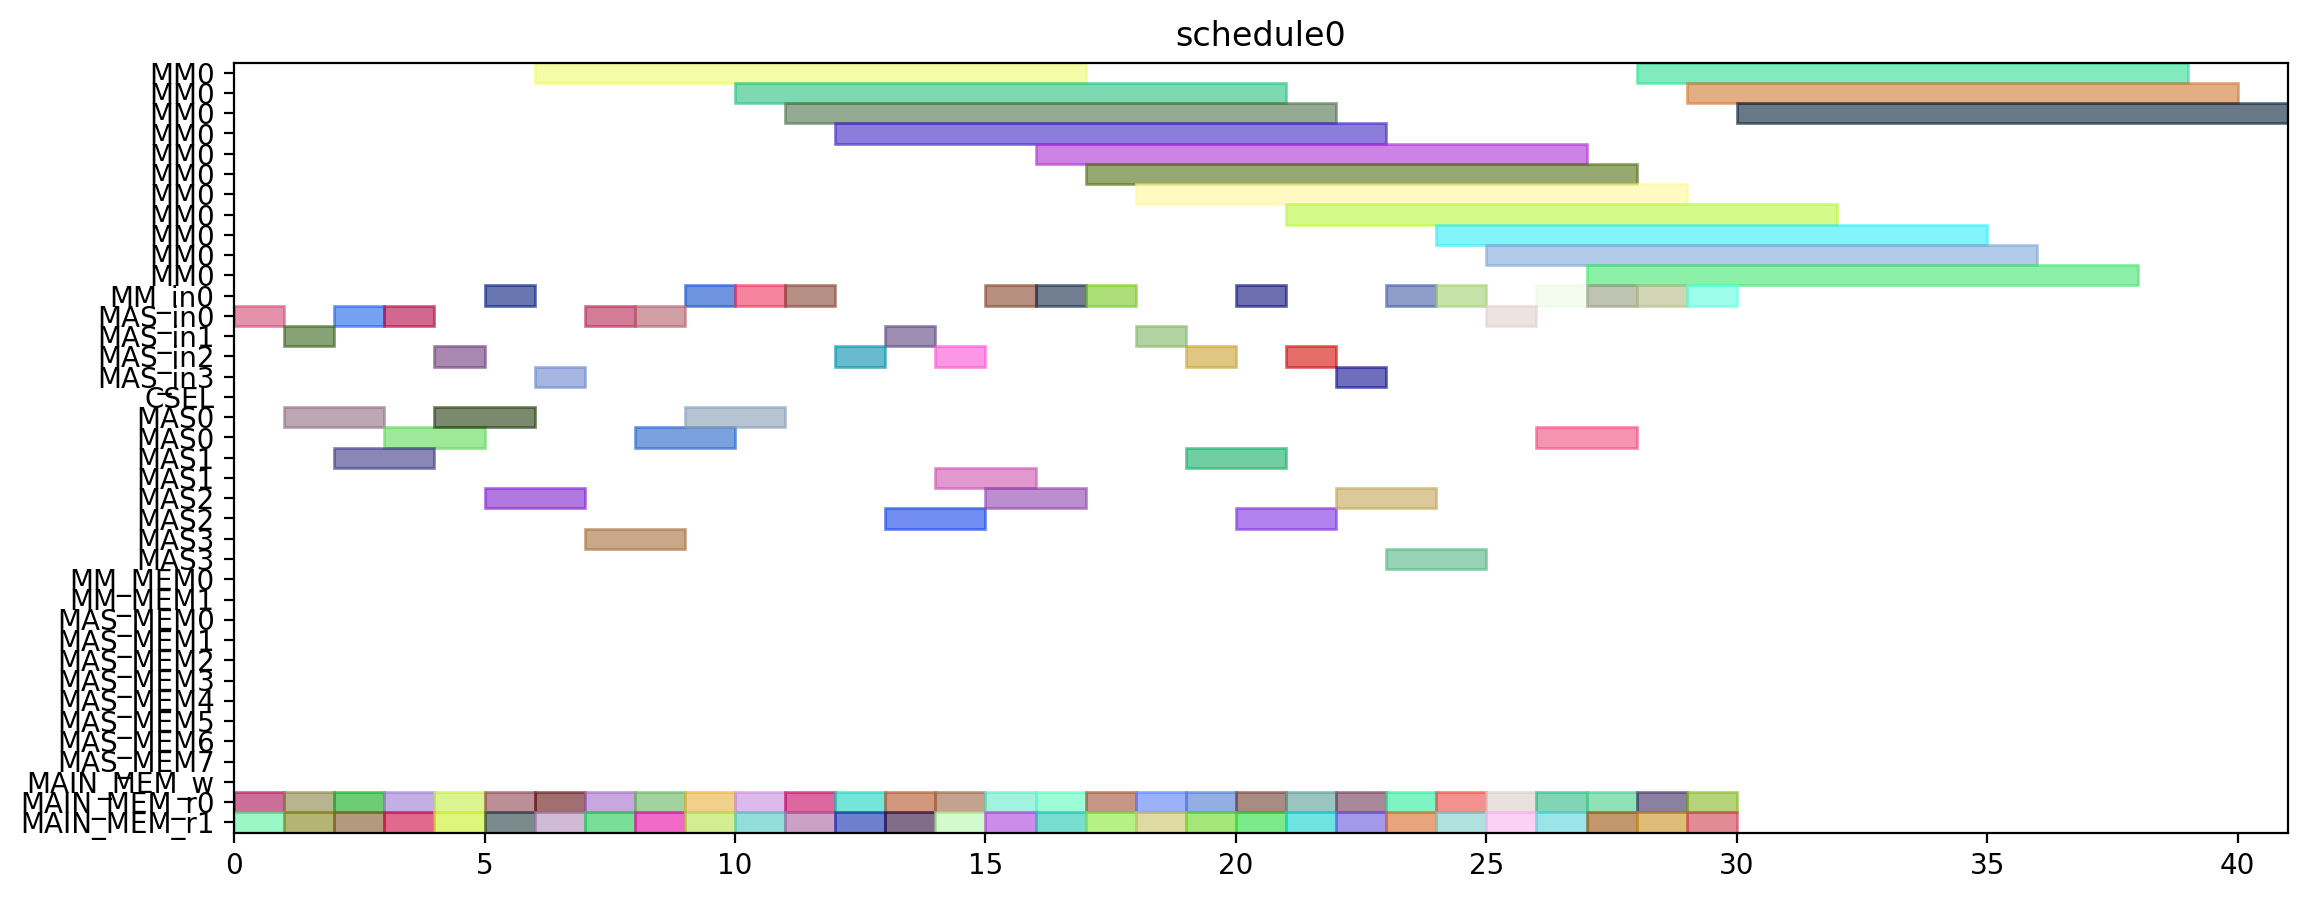

Write the Python code that produced this figure.
from pyschedule import Scenario, solvers, plotters, alt


def solve():
	horizon = 120
	S = Scenario("schedule0", horizon=horizon)

	# resource
	MM = S.Resources('MM', num=1, size=11)
	MM_in = S.Resources('MM_in', num=1)
	MAS_in = S.Resources('MAS_in', num=4)
	CSEL = S.Resource('CSEL')
	MAS = S.Resources('MAS', num=4, size=2, periods=range(1, horizon))
	MM_MEM = S.Resources('MM_MEM', num=2)
	MAS_MEM = S.Resources('MAS_MEM', num=8)
	MAIN_MEM_w = S.Resource('MAIN_MEM_w', size=1)
	MAIN_MEM_r = S.Resources('MAIN_MEM_r', num=2)

	# result of previous scheduling

	# new tasks
	r1_t0 = S.Task('r1_t0', length=11, delay_cost=1)
	r1_t0 += alt(MM)
	r1_t0_in = S.Task('r1_t0_in', length=1, delay_cost=1)
	r1_t0_in += alt(MM_in)
	S += r1_t0_in*MM_in[0]<=r1_t0*MM[0]
	r1_t0_mem0 = S.Task('r1_t0_mem0', length=1, delay_cost=1)
	r1_t0_mem0 += MAIN_MEM_r[0]
	S += r1_t0_mem0 <= r1_t0

	r1_t0_mem1 = S.Task('r1_t0_mem1', length=1, delay_cost=1)
	r1_t0_mem1 += MAIN_MEM_r[1]
	S += r1_t0_mem1 <= r1_t0

	r1_t1 = S.Task('r1_t1', length=11, delay_cost=1)
	r1_t1 += alt(MM)
	r1_t1_in = S.Task('r1_t1_in', length=1, delay_cost=1)
	r1_t1_in += alt(MM_in)
	S += r1_t1_in*MM_in[0]<=r1_t1*MM[0]
	r1_t1_mem0 = S.Task('r1_t1_mem0', length=1, delay_cost=1)
	r1_t1_mem0 += MAIN_MEM_r[0]
	S += r1_t1_mem0 <= r1_t1

	r1_t1_mem1 = S.Task('r1_t1_mem1', length=1, delay_cost=1)
	r1_t1_mem1 += MAIN_MEM_r[1]
	S += r1_t1_mem1 <= r1_t1

	r1_t2 = S.Task('r1_t2', length=2, delay_cost=1)
	r1_t2 += alt(MAS)
	r1_t2_in = S.Task('r1_t2_in', length=1, delay_cost=1)
	r1_t2_in += alt(MAS_in)
	S += r1_t2_in*MAS_in[0]<=r1_t2*MAS[0]

	S += r1_t2_in*MAS_in[1]<=r1_t2*MAS[1]

	S += r1_t2_in*MAS_in[2]<=r1_t2*MAS[2]

	S += r1_t2_in*MAS_in[3]<=r1_t2*MAS[3]

	r1_t2_mem0 = S.Task('r1_t2_mem0', length=1, delay_cost=1)
	r1_t2_mem0 += MAIN_MEM_r[0]
	S += r1_t2_mem0 <= r1_t2

	r1_t2_mem1 = S.Task('r1_t2_mem1', length=1, delay_cost=1)
	r1_t2_mem1 += MAIN_MEM_r[1]
	S += r1_t2_mem1 <= r1_t2

	r1_t3 = S.Task('r1_t3', length=2, delay_cost=1)
	r1_t3 += alt(MAS)
	r1_t3_in = S.Task('r1_t3_in', length=1, delay_cost=1)
	r1_t3_in += alt(MAS_in)
	S += r1_t3_in*MAS_in[0]<=r1_t3*MAS[0]

	S += r1_t3_in*MAS_in[1]<=r1_t3*MAS[1]

	S += r1_t3_in*MAS_in[2]<=r1_t3*MAS[2]

	S += r1_t3_in*MAS_in[3]<=r1_t3*MAS[3]

	r1_t3_mem0 = S.Task('r1_t3_mem0', length=1, delay_cost=1)
	r1_t3_mem0 += MAIN_MEM_r[0]
	S += r1_t3_mem0 <= r1_t3

	r1_t3_mem1 = S.Task('r1_t3_mem1', length=1, delay_cost=1)
	r1_t3_mem1 += MAIN_MEM_r[1]
	S += r1_t3_mem1 <= r1_t3

	r3_t0 = S.Task('r3_t0', length=11, delay_cost=1)
	r3_t0 += alt(MM)
	r3_t0_in = S.Task('r3_t0_in', length=1, delay_cost=1)
	r3_t0_in += alt(MM_in)
	S += r3_t0_in*MM_in[0]<=r3_t0*MM[0]
	r3_t0_mem0 = S.Task('r3_t0_mem0', length=1, delay_cost=1)
	r3_t0_mem0 += MAIN_MEM_r[0]
	S += r3_t0_mem0 <= r3_t0

	r3_t0_mem1 = S.Task('r3_t0_mem1', length=1, delay_cost=1)
	r3_t0_mem1 += MAIN_MEM_r[1]
	S += r3_t0_mem1 <= r3_t0

	r3_t1 = S.Task('r3_t1', length=11, delay_cost=1)
	r3_t1 += alt(MM)
	r3_t1_in = S.Task('r3_t1_in', length=1, delay_cost=1)
	r3_t1_in += alt(MM_in)
	S += r3_t1_in*MM_in[0]<=r3_t1*MM[0]
	r3_t1_mem0 = S.Task('r3_t1_mem0', length=1, delay_cost=1)
	r3_t1_mem0 += MAIN_MEM_r[0]
	S += r3_t1_mem0 <= r3_t1

	r3_t1_mem1 = S.Task('r3_t1_mem1', length=1, delay_cost=1)
	r3_t1_mem1 += MAIN_MEM_r[1]
	S += r3_t1_mem1 <= r3_t1

	r3_t2 = S.Task('r3_t2', length=2, delay_cost=1)
	r3_t2 += alt(MAS)
	r3_t2_in = S.Task('r3_t2_in', length=1, delay_cost=1)
	r3_t2_in += alt(MAS_in)
	S += r3_t2_in*MAS_in[0]<=r3_t2*MAS[0]

	S += r3_t2_in*MAS_in[1]<=r3_t2*MAS[1]

	S += r3_t2_in*MAS_in[2]<=r3_t2*MAS[2]

	S += r3_t2_in*MAS_in[3]<=r3_t2*MAS[3]

	r3_t2_mem0 = S.Task('r3_t2_mem0', length=1, delay_cost=1)
	r3_t2_mem0 += MAIN_MEM_r[0]
	S += r3_t2_mem0 <= r3_t2

	r3_t2_mem1 = S.Task('r3_t2_mem1', length=1, delay_cost=1)
	r3_t2_mem1 += MAIN_MEM_r[1]
	S += r3_t2_mem1 <= r3_t2

	r3_t3 = S.Task('r3_t3', length=2, delay_cost=1)
	r3_t3 += alt(MAS)
	r3_t3_in = S.Task('r3_t3_in', length=1, delay_cost=1)
	r3_t3_in += alt(MAS_in)
	S += r3_t3_in*MAS_in[0]<=r3_t3*MAS[0]

	S += r3_t3_in*MAS_in[1]<=r3_t3*MAS[1]

	S += r3_t3_in*MAS_in[2]<=r3_t3*MAS[2]

	S += r3_t3_in*MAS_in[3]<=r3_t3*MAS[3]

	r3_t3_mem0 = S.Task('r3_t3_mem0', length=1, delay_cost=1)
	r3_t3_mem0 += MAIN_MEM_r[0]
	S += r3_t3_mem0 <= r3_t3

	r3_t3_mem1 = S.Task('r3_t3_mem1', length=1, delay_cost=1)
	r3_t3_mem1 += MAIN_MEM_r[1]
	S += r3_t3_mem1 <= r3_t3

	r4_t0 = S.Task('r4_t0', length=11, delay_cost=1)
	r4_t0 += alt(MM)
	r4_t0_in = S.Task('r4_t0_in', length=1, delay_cost=1)
	r4_t0_in += alt(MM_in)
	S += r4_t0_in*MM_in[0]<=r4_t0*MM[0]
	r4_t0_mem0 = S.Task('r4_t0_mem0', length=1, delay_cost=1)
	r4_t0_mem0 += MAIN_MEM_r[0]
	S += r4_t0_mem0 <= r4_t0

	r4_t0_mem1 = S.Task('r4_t0_mem1', length=1, delay_cost=1)
	r4_t0_mem1 += MAIN_MEM_r[1]
	S += r4_t0_mem1 <= r4_t0

	r4_t1 = S.Task('r4_t1', length=11, delay_cost=1)
	r4_t1 += alt(MM)
	r4_t1_in = S.Task('r4_t1_in', length=1, delay_cost=1)
	r4_t1_in += alt(MM_in)
	S += r4_t1_in*MM_in[0]<=r4_t1*MM[0]
	r4_t1_mem0 = S.Task('r4_t1_mem0', length=1, delay_cost=1)
	r4_t1_mem0 += MAIN_MEM_r[0]
	S += r4_t1_mem0 <= r4_t1

	r4_t1_mem1 = S.Task('r4_t1_mem1', length=1, delay_cost=1)
	r4_t1_mem1 += MAIN_MEM_r[1]
	S += r4_t1_mem1 <= r4_t1

	r4_t2 = S.Task('r4_t2', length=2, delay_cost=1)
	r4_t2 += alt(MAS)
	r4_t2_in = S.Task('r4_t2_in', length=1, delay_cost=1)
	r4_t2_in += alt(MAS_in)
	S += r4_t2_in*MAS_in[0]<=r4_t2*MAS[0]

	S += r4_t2_in*MAS_in[1]<=r4_t2*MAS[1]

	S += r4_t2_in*MAS_in[2]<=r4_t2*MAS[2]

	S += r4_t2_in*MAS_in[3]<=r4_t2*MAS[3]

	r4_t2_mem0 = S.Task('r4_t2_mem0', length=1, delay_cost=1)
	r4_t2_mem0 += MAIN_MEM_r[0]
	S += r4_t2_mem0 <= r4_t2

	r4_t2_mem1 = S.Task('r4_t2_mem1', length=1, delay_cost=1)
	r4_t2_mem1 += MAIN_MEM_r[1]
	S += r4_t2_mem1 <= r4_t2

	r4_t3 = S.Task('r4_t3', length=2, delay_cost=1)
	r4_t3 += alt(MAS)
	r4_t3_in = S.Task('r4_t3_in', length=1, delay_cost=1)
	r4_t3_in += alt(MAS_in)
	S += r4_t3_in*MAS_in[0]<=r4_t3*MAS[0]

	S += r4_t3_in*MAS_in[1]<=r4_t3*MAS[1]

	S += r4_t3_in*MAS_in[2]<=r4_t3*MAS[2]

	S += r4_t3_in*MAS_in[3]<=r4_t3*MAS[3]

	r4_t3_mem0 = S.Task('r4_t3_mem0', length=1, delay_cost=1)
	r4_t3_mem0 += MAIN_MEM_r[0]
	S += r4_t3_mem0 <= r4_t3

	r4_t3_mem1 = S.Task('r4_t3_mem1', length=1, delay_cost=1)
	r4_t3_mem1 += MAIN_MEM_r[1]
	S += r4_t3_mem1 <= r4_t3

	r5_t0 = S.Task('r5_t0', length=11, delay_cost=1)
	r5_t0 += alt(MM)
	r5_t0_in = S.Task('r5_t0_in', length=1, delay_cost=1)
	r5_t0_in += alt(MM_in)
	S += r5_t0_in*MM_in[0]<=r5_t0*MM[0]
	r5_t0_mem0 = S.Task('r5_t0_mem0', length=1, delay_cost=1)
	r5_t0_mem0 += MAIN_MEM_r[0]
	S += r5_t0_mem0 <= r5_t0

	r5_t0_mem1 = S.Task('r5_t0_mem1', length=1, delay_cost=1)
	r5_t0_mem1 += MAIN_MEM_r[1]
	S += r5_t0_mem1 <= r5_t0

	r5_t1 = S.Task('r5_t1', length=11, delay_cost=1)
	r5_t1 += alt(MM)
	r5_t1_in = S.Task('r5_t1_in', length=1, delay_cost=1)
	r5_t1_in += alt(MM_in)
	S += r5_t1_in*MM_in[0]<=r5_t1*MM[0]
	r5_t1_mem0 = S.Task('r5_t1_mem0', length=1, delay_cost=1)
	r5_t1_mem0 += MAIN_MEM_r[0]
	S += r5_t1_mem0 <= r5_t1

	r5_t1_mem1 = S.Task('r5_t1_mem1', length=1, delay_cost=1)
	r5_t1_mem1 += MAIN_MEM_r[1]
	S += r5_t1_mem1 <= r5_t1

	r5_t2 = S.Task('r5_t2', length=2, delay_cost=1)
	r5_t2 += alt(MAS)
	r5_t2_in = S.Task('r5_t2_in', length=1, delay_cost=1)
	r5_t2_in += alt(MAS_in)
	S += r5_t2_in*MAS_in[0]<=r5_t2*MAS[0]

	S += r5_t2_in*MAS_in[1]<=r5_t2*MAS[1]

	S += r5_t2_in*MAS_in[2]<=r5_t2*MAS[2]

	S += r5_t2_in*MAS_in[3]<=r5_t2*MAS[3]

	r5_t2_mem0 = S.Task('r5_t2_mem0', length=1, delay_cost=1)
	r5_t2_mem0 += MAIN_MEM_r[0]
	S += r5_t2_mem0 <= r5_t2

	r5_t2_mem1 = S.Task('r5_t2_mem1', length=1, delay_cost=1)
	r5_t2_mem1 += MAIN_MEM_r[1]
	S += r5_t2_mem1 <= r5_t2

	r5_t3 = S.Task('r5_t3', length=2, delay_cost=1)
	r5_t3 += alt(MAS)
	r5_t3_in = S.Task('r5_t3_in', length=1, delay_cost=1)
	r5_t3_in += alt(MAS_in)
	S += r5_t3_in*MAS_in[0]<=r5_t3*MAS[0]

	S += r5_t3_in*MAS_in[1]<=r5_t3*MAS[1]

	S += r5_t3_in*MAS_in[2]<=r5_t3*MAS[2]

	S += r5_t3_in*MAS_in[3]<=r5_t3*MAS[3]

	r5_t3_mem0 = S.Task('r5_t3_mem0', length=1, delay_cost=1)
	r5_t3_mem0 += MAIN_MEM_r[0]
	S += r5_t3_mem0 <= r5_t3

	r5_t3_mem1 = S.Task('r5_t3_mem1', length=1, delay_cost=1)
	r5_t3_mem1 += MAIN_MEM_r[1]
	S += r5_t3_mem1 <= r5_t3

	r6_t0 = S.Task('r6_t0', length=11, delay_cost=1)
	r6_t0 += alt(MM)
	r6_t0_in = S.Task('r6_t0_in', length=1, delay_cost=1)
	r6_t0_in += alt(MM_in)
	S += r6_t0_in*MM_in[0]<=r6_t0*MM[0]
	r6_t0_mem0 = S.Task('r6_t0_mem0', length=1, delay_cost=1)
	r6_t0_mem0 += MAIN_MEM_r[0]
	S += r6_t0_mem0 <= r6_t0

	r6_t0_mem1 = S.Task('r6_t0_mem1', length=1, delay_cost=1)
	r6_t0_mem1 += MAIN_MEM_r[1]
	S += r6_t0_mem1 <= r6_t0

	r6_t1 = S.Task('r6_t1', length=11, delay_cost=1)
	r6_t1 += alt(MM)
	r6_t1_in = S.Task('r6_t1_in', length=1, delay_cost=1)
	r6_t1_in += alt(MM_in)
	S += r6_t1_in*MM_in[0]<=r6_t1*MM[0]
	r6_t1_mem0 = S.Task('r6_t1_mem0', length=1, delay_cost=1)
	r6_t1_mem0 += MAIN_MEM_r[0]
	S += r6_t1_mem0 <= r6_t1

	r6_t1_mem1 = S.Task('r6_t1_mem1', length=1, delay_cost=1)
	r6_t1_mem1 += MAIN_MEM_r[1]
	S += r6_t1_mem1 <= r6_t1

	r6_t2 = S.Task('r6_t2', length=2, delay_cost=1)
	r6_t2 += alt(MAS)
	r6_t2_in = S.Task('r6_t2_in', length=1, delay_cost=1)
	r6_t2_in += alt(MAS_in)
	S += r6_t2_in*MAS_in[0]<=r6_t2*MAS[0]

	S += r6_t2_in*MAS_in[1]<=r6_t2*MAS[1]

	S += r6_t2_in*MAS_in[2]<=r6_t2*MAS[2]

	S += r6_t2_in*MAS_in[3]<=r6_t2*MAS[3]

	r6_t2_mem0 = S.Task('r6_t2_mem0', length=1, delay_cost=1)
	r6_t2_mem0 += MAIN_MEM_r[0]
	S += r6_t2_mem0 <= r6_t2

	r6_t2_mem1 = S.Task('r6_t2_mem1', length=1, delay_cost=1)
	r6_t2_mem1 += MAIN_MEM_r[1]
	S += r6_t2_mem1 <= r6_t2

	r6_t3 = S.Task('r6_t3', length=2, delay_cost=1)
	r6_t3 += alt(MAS)
	r6_t3_in = S.Task('r6_t3_in', length=1, delay_cost=1)
	r6_t3_in += alt(MAS_in)
	S += r6_t3_in*MAS_in[0]<=r6_t3*MAS[0]

	S += r6_t3_in*MAS_in[1]<=r6_t3*MAS[1]

	S += r6_t3_in*MAS_in[2]<=r6_t3*MAS[2]

	S += r6_t3_in*MAS_in[3]<=r6_t3*MAS[3]

	r6_t3_mem0 = S.Task('r6_t3_mem0', length=1, delay_cost=1)
	r6_t3_mem0 += MAIN_MEM_r[0]
	S += r6_t3_mem0 <= r6_t3

	r6_t3_mem1 = S.Task('r6_t3_mem1', length=1, delay_cost=1)
	r6_t3_mem1 += MAIN_MEM_r[1]
	S += r6_t3_mem1 <= r6_t3

	r9_t2 = S.Task('r9_t2', length=2, delay_cost=1)
	r9_t2 += alt(MAS)
	r9_t2_in = S.Task('r9_t2_in', length=1, delay_cost=1)
	r9_t2_in += alt(MAS_in)
	S += r9_t2_in*MAS_in[0]<=r9_t2*MAS[0]

	S += r9_t2_in*MAS_in[1]<=r9_t2*MAS[1]

	S += r9_t2_in*MAS_in[2]<=r9_t2*MAS[2]

	S += r9_t2_in*MAS_in[3]<=r9_t2*MAS[3]

	r9_t2_mem0 = S.Task('r9_t2_mem0', length=1, delay_cost=1)
	r9_t2_mem0 += MAIN_MEM_r[0]
	S += r9_t2_mem0 <= r9_t2

	r9_t2_mem1 = S.Task('r9_t2_mem1', length=1, delay_cost=1)
	r9_t2_mem1 += MAIN_MEM_r[1]
	S += r9_t2_mem1 <= r9_t2

	r12_t0 = S.Task('r12_t0', length=11, delay_cost=1)
	r12_t0 += alt(MM)
	r12_t0_in = S.Task('r12_t0_in', length=1, delay_cost=1)
	r12_t0_in += alt(MM_in)
	S += r12_t0_in*MM_in[0]<=r12_t0*MM[0]
	r12_t0_mem0 = S.Task('r12_t0_mem0', length=1, delay_cost=1)
	r12_t0_mem0 += MAIN_MEM_r[0]
	S += r12_t0_mem0 <= r12_t0

	r12_t0_mem1 = S.Task('r12_t0_mem1', length=1, delay_cost=1)
	r12_t0_mem1 += MAIN_MEM_r[1]
	S += r12_t0_mem1 <= r12_t0

	r12_t1 = S.Task('r12_t1', length=11, delay_cost=1)
	r12_t1 += alt(MM)
	r12_t1_in = S.Task('r12_t1_in', length=1, delay_cost=1)
	r12_t1_in += alt(MM_in)
	S += r12_t1_in*MM_in[0]<=r12_t1*MM[0]
	r12_t1_mem0 = S.Task('r12_t1_mem0', length=1, delay_cost=1)
	r12_t1_mem0 += MAIN_MEM_r[0]
	S += r12_t1_mem0 <= r12_t1

	r12_t1_mem1 = S.Task('r12_t1_mem1', length=1, delay_cost=1)
	r12_t1_mem1 += MAIN_MEM_r[1]
	S += r12_t1_mem1 <= r12_t1

	r12_t2 = S.Task('r12_t2', length=2, delay_cost=1)
	r12_t2 += alt(MAS)
	r12_t2_in = S.Task('r12_t2_in', length=1, delay_cost=1)
	r12_t2_in += alt(MAS_in)
	S += r12_t2_in*MAS_in[0]<=r12_t2*MAS[0]

	S += r12_t2_in*MAS_in[1]<=r12_t2*MAS[1]

	S += r12_t2_in*MAS_in[2]<=r12_t2*MAS[2]

	S += r12_t2_in*MAS_in[3]<=r12_t2*MAS[3]

	r12_t2_mem0 = S.Task('r12_t2_mem0', length=1, delay_cost=1)
	r12_t2_mem0 += MAIN_MEM_r[0]
	S += r12_t2_mem0 <= r12_t2

	r12_t2_mem1 = S.Task('r12_t2_mem1', length=1, delay_cost=1)
	r12_t2_mem1 += MAIN_MEM_r[1]
	S += r12_t2_mem1 <= r12_t2

	r12_t3 = S.Task('r12_t3', length=2, delay_cost=1)
	r12_t3 += alt(MAS)
	r12_t3_in = S.Task('r12_t3_in', length=1, delay_cost=1)
	r12_t3_in += alt(MAS_in)
	S += r12_t3_in*MAS_in[0]<=r12_t3*MAS[0]

	S += r12_t3_in*MAS_in[1]<=r12_t3*MAS[1]

	S += r12_t3_in*MAS_in[2]<=r12_t3*MAS[2]

	S += r12_t3_in*MAS_in[3]<=r12_t3*MAS[3]

	r12_t3_mem0 = S.Task('r12_t3_mem0', length=1, delay_cost=1)
	r12_t3_mem0 += MAIN_MEM_r[0]
	S += r12_t3_mem0 <= r12_t3

	r12_t3_mem1 = S.Task('r12_t3_mem1', length=1, delay_cost=1)
	r12_t3_mem1 += MAIN_MEM_r[1]
	S += r12_t3_mem1 <= r12_t3

	r13_t0 = S.Task('r13_t0', length=11, delay_cost=1)
	r13_t0 += alt(MM)
	r13_t0_in = S.Task('r13_t0_in', length=1, delay_cost=1)
	r13_t0_in += alt(MM_in)
	S += r13_t0_in*MM_in[0]<=r13_t0*MM[0]
	r13_t0_mem0 = S.Task('r13_t0_mem0', length=1, delay_cost=1)
	r13_t0_mem0 += MAIN_MEM_r[0]
	S += r13_t0_mem0 <= r13_t0

	r13_t0_mem1 = S.Task('r13_t0_mem1', length=1, delay_cost=1)
	r13_t0_mem1 += MAIN_MEM_r[1]
	S += r13_t0_mem1 <= r13_t0

	r13_t1 = S.Task('r13_t1', length=11, delay_cost=1)
	r13_t1 += alt(MM)
	r13_t1_in = S.Task('r13_t1_in', length=1, delay_cost=1)
	r13_t1_in += alt(MM_in)
	S += r13_t1_in*MM_in[0]<=r13_t1*MM[0]
	r13_t1_mem0 = S.Task('r13_t1_mem0', length=1, delay_cost=1)
	r13_t1_mem0 += MAIN_MEM_r[0]
	S += r13_t1_mem0 <= r13_t1

	r13_t1_mem1 = S.Task('r13_t1_mem1', length=1, delay_cost=1)
	r13_t1_mem1 += MAIN_MEM_r[1]
	S += r13_t1_mem1 <= r13_t1

	r13_t2 = S.Task('r13_t2', length=2, delay_cost=1)
	r13_t2 += alt(MAS)
	r13_t2_in = S.Task('r13_t2_in', length=1, delay_cost=1)
	r13_t2_in += alt(MAS_in)
	S += r13_t2_in*MAS_in[0]<=r13_t2*MAS[0]

	S += r13_t2_in*MAS_in[1]<=r13_t2*MAS[1]

	S += r13_t2_in*MAS_in[2]<=r13_t2*MAS[2]

	S += r13_t2_in*MAS_in[3]<=r13_t2*MAS[3]

	r13_t2_mem0 = S.Task('r13_t2_mem0', length=1, delay_cost=1)
	r13_t2_mem0 += MAIN_MEM_r[0]
	S += r13_t2_mem0 <= r13_t2

	r13_t2_mem1 = S.Task('r13_t2_mem1', length=1, delay_cost=1)
	r13_t2_mem1 += MAIN_MEM_r[1]
	S += r13_t2_mem1 <= r13_t2

	r13_t3 = S.Task('r13_t3', length=2, delay_cost=1)
	r13_t3 += alt(MAS)
	r13_t3_in = S.Task('r13_t3_in', length=1, delay_cost=1)
	r13_t3_in += alt(MAS_in)
	S += r13_t3_in*MAS_in[0]<=r13_t3*MAS[0]

	S += r13_t3_in*MAS_in[1]<=r13_t3*MAS[1]

	S += r13_t3_in*MAS_in[2]<=r13_t3*MAS[2]

	S += r13_t3_in*MAS_in[3]<=r13_t3*MAS[3]

	r13_t3_mem0 = S.Task('r13_t3_mem0', length=1, delay_cost=1)
	r13_t3_mem0 += MAIN_MEM_r[0]
	S += r13_t3_mem0 <= r13_t3

	r13_t3_mem1 = S.Task('r13_t3_mem1', length=1, delay_cost=1)
	r13_t3_mem1 += MAIN_MEM_r[1]
	S += r13_t3_mem1 <= r13_t3

	r16_t3 = S.Task('r16_t3', length=2, delay_cost=1)
	r16_t3 += alt(MAS)
	r16_t3_in = S.Task('r16_t3_in', length=1, delay_cost=1)
	r16_t3_in += alt(MAS_in)
	S += r16_t3_in*MAS_in[0]<=r16_t3*MAS[0]

	S += r16_t3_in*MAS_in[1]<=r16_t3*MAS[1]

	S += r16_t3_in*MAS_in[2]<=r16_t3*MAS[2]

	S += r16_t3_in*MAS_in[3]<=r16_t3*MAS[3]

	r16_t3_mem0 = S.Task('r16_t3_mem0', length=1, delay_cost=1)
	r16_t3_mem0 += MAIN_MEM_r[0]
	S += r16_t3_mem0 <= r16_t3

	r16_t3_mem1 = S.Task('r16_t3_mem1', length=1, delay_cost=1)
	r16_t3_mem1 += MAIN_MEM_r[1]
	S += r16_t3_mem1 <= r16_t3

	solvers.mip.solve(S,msg=1,kind='CPLEX',ratio_gap=1.01)

	solution = [['hoge']*len(S.solution()[1]) for i in range(len(S.solution()))]
	for i in range(len(S.solution())):
		for j in range(len(S.solution()[i])):
			solution[i][j]=str(S.solution()[i][j])
	print(solution)

	cycles = int(solution[-1][3])

	pic_file_name = "/home/mfukuda/ABE/multiRAM_multiMAS_16mux/scheduling_result/stage11MM1_stage2MAS4/EP2_YRECOVER/schedule0.png"
	if(S.solution() != []):
		plotters.matplotlib.plot(S,img_filename=pic_file_name, show_task_labels=False, fig_size=(cycles*0.25+3, 5))

	return solution
